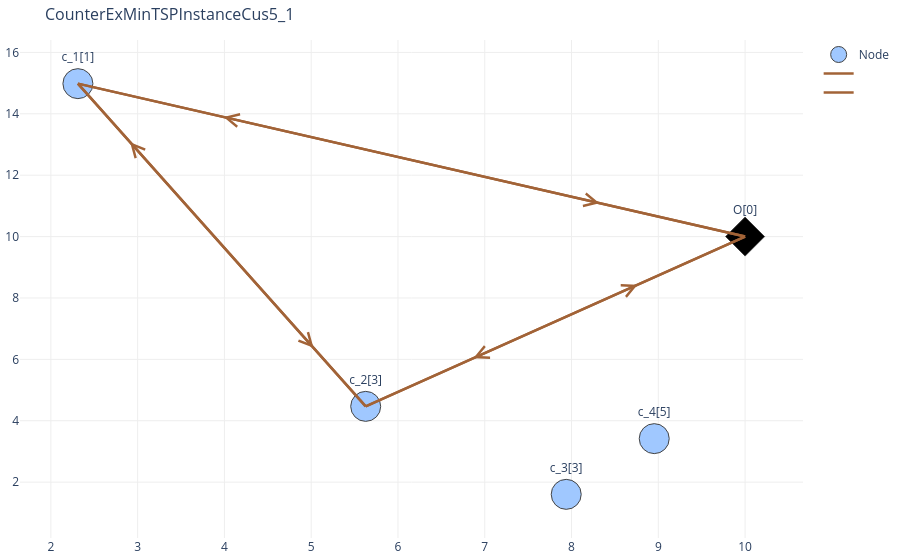

Notebook code for this chart:
### Code cell
path1 = {'arcs_list': [('O','c_1'),('c_1','c_2'),('c_2','O')],
                      'config': {'line_width':2.5, 'line_color':'#a26337', 'dash':None, 'name':''}}
path2 = {'arcs_list': [('O','c_2'),('c_2','c_1'),('c_1','O')],
                      'config': {'line_width':2.5, 'line_color':'#a26337', 'dash':None, 'name':''}}
path_arcs_list = [path1,path2]
vis_sol.plot_network(path_arcs_list, node_trace,_cus_dem=customer_demand,_title=instance_name)

### Figure 1 — Plotly figure (JSON) as saved in the notebook; plotly's stock layout.template omitted (floating-point values rounded to 4 significant figures)
{"data": [{"marker": {"color": [2, 2, 2, 2, 4], "colorscale": [[0, "rgb(0,0,0)"], [0.25, "rgb(230,0,0)"], [0.5, "rgb(230,210,0)"], [0.75, "rgb(255,255,255)"], [1, "rgb(160,200,255)"]], "line": {"width": 1}, "reversescale": true, "showscale": false, "size": 30, "symbol": ["circle", "circle", "circle", "circle", "diamond"]}, "mode": "markers+text", "name": "Node", "text": ["c_4[5]", "c_2[3]", "c_1[1]", "c_3[3]", "O[0]"], "textposition": "top center", "type": "scatter", "x": [8.953, 5.628, 2.312, 7.939, 10], "y": [3.417, 4.468, 14.98, 1.602, 10]}, {"hoverinfo": "text", "line": {"color": "#a26337", "width": 2.5}, "mode": "lines", "name": "", "type": "scatter", "x": [10, 2.312, null, 2.312, 5.628, null, 5.628, 10, null], "y": [10, 14.98, null, 14.98, 4.468, null, 4.468, 10, null]}, {"hoverinfo": "text", "line": {"color": "#a26337", "width": 2.5}, "mode": "lines", "name": "", "type": "scatter", "x": [10, 5.628, null, 5.628, 2.312, null, 2.312, 10, null], "y": [10, 4.468, null, 4.468, 14.98, null, 14.98, 10, null]}], "layout": {"annotations": [{"arrowcolor": "#a26337", "arrowhead": 5, "arrowsize": 2.5, "ax": 6.508, "axref": "x", "ay": 12.26, "ayref": "y", "showarrow": true, "x": 3.99, "xref": "x", "y": 13.89, "yref": "y"}, {"arrowcolor": "#a26337", "arrowhead": 5, "arrowsize": 2.5, "ax": 4.124, "axref": "x", "ay": 9.237, "ayref": "y", "showarrow": true, "x": 5.027, "xref": "x", "y": 6.376, "yref": "y"}, {"arrowcolor": "#a26337", "arrowhead": 5, "arrowsize": 2.5, "ax": 6.9, "axref": "x", "ay": 6.077, "ayref": "y", "showarrow": true, "x": 8.76, "xref": "x", "y": 8.431, "yref": "y"}, {"arrowcolor": "#a26337", "arrowhead": 5, "arrowsize": 2.5, "ax": 8.728, "axref": "x", "ay": 8.391, "ayref": "y", "showarrow": true, "x": 6.868, "xref": "x", "y": 6.037, "yref": "y"}, {"arrowcolor": "#a26337", "arrowhead": 5, "arrowsize": 2.5, "ax": 3.816, "axref": "x", "ay": 10.21, "ayref": "y", "showarrow": true, "x": 2.913, "xref": "x", "y": 13.08, "yref": "y"}, {"arrowcolor": "#a26337", "arrowhead": 5, "arrowsize": 2.5, "ax": 5.804, "axref": "x", "ay": 12.72, "ayref": "y", "showarrow": true, "x": 8.322, "xref": "x", "y": 11.09, "yref": "y"}], "hovermode": "closest", "margin": {"b": 20, "l": 5, "r": 5, "t": 40}, "plot_bgcolor": "rgba(0,0,0,0)", "showlegend": true, "title": {"font": {"size": 16}, "text": "CounterExMinTSPInstanceCus5_1"}, "xaxis": {"gridcolor": "#eee", "showgrid": true, "showticklabels": true, "zeroline": true}, "yaxis": {"gridcolor": "#eee", "showgrid": true, "showticklabels": true, "zeroline": true}}}
